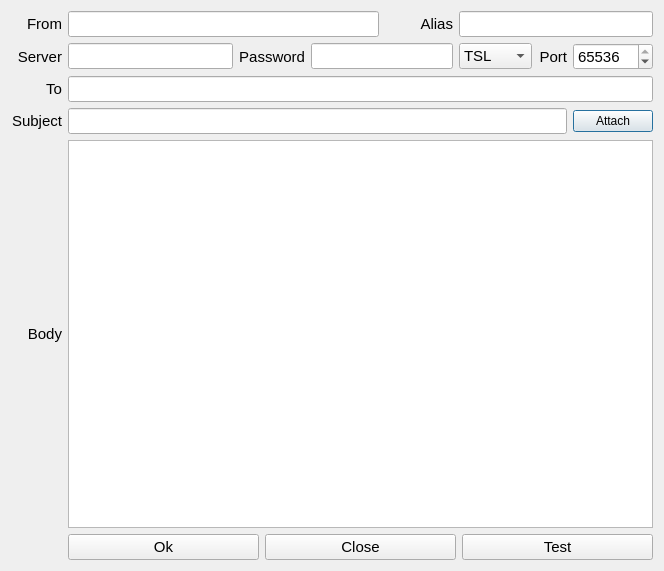
<?xml version="1.0" encoding="UTF-8"?>
<ui version="4.0">
 <class>MailDialog</class>
 <widget class="QDialog" name="MailDialog">
  <property name="geometry">
   <rect>
    <x>0</x>
    <y>0</y>
    <width>664</width>
    <height>571</height>
   </rect>
  </property>
  <property name="windowTitle">
   <string>Pycket - SendMail settings </string>
  </property>
  <property name="locale">
   <locale language="English" country="UnitedStates"/>
  </property>
  <layout class="QGridLayout" name="gridLayout">
   <item row="0" column="0" colspan="2">
    <widget class="QLabel" name="labelFrom">
     <property name="font">
      <font>
       <pointsize>11</pointsize>
      </font>
     </property>
     <property name="layoutDirection">
      <enum>Qt::LeftToRight</enum>
     </property>
     <property name="text">
      <string>From</string>
     </property>
     <property name="alignment">
      <set>Qt::AlignRight|Qt::AlignTrailing|Qt::AlignVCenter</set>
     </property>
    </widget>
   </item>
   <item row="0" column="2" colspan="3">
    <widget class="QLineEdit" name="lineEditFrom">
     <property name="font">
      <font>
       <pointsize>11</pointsize>
      </font>
     </property>
    </widget>
   </item>
   <item row="0" column="5">
    <widget class="QLabel" name="labelAlias">
     <property name="sizePolicy">
      <sizepolicy hsizetype="Minimum" vsizetype="Preferred">
       <horstretch>0</horstretch>
       <verstretch>0</verstretch>
      </sizepolicy>
     </property>
     <property name="font">
      <font>
       <pointsize>11</pointsize>
      </font>
     </property>
     <property name="layoutDirection">
      <enum>Qt::LeftToRight</enum>
     </property>
     <property name="text">
      <string>Alias</string>
     </property>
     <property name="alignment">
      <set>Qt::AlignRight|Qt::AlignTrailing|Qt::AlignVCenter</set>
     </property>
    </widget>
   </item>
   <item row="0" column="6" colspan="3">
    <widget class="QLineEdit" name="lineEditAlias">
     <property name="font">
      <font>
       <pointsize>11</pointsize>
      </font>
     </property>
    </widget>
   </item>
   <item row="1" column="0" colspan="2">
    <widget class="QLabel" name="labelServer">
     <property name="font">
      <font>
       <pointsize>11</pointsize>
      </font>
     </property>
     <property name="layoutDirection">
      <enum>Qt::LeftToRight</enum>
     </property>
     <property name="text">
      <string>Server</string>
     </property>
     <property name="alignment">
      <set>Qt::AlignRight|Qt::AlignTrailing|Qt::AlignVCenter</set>
     </property>
    </widget>
   </item>
   <item row="1" column="2">
    <widget class="QLineEdit" name="lineEditServer">
     <property name="font">
      <font>
       <pointsize>11</pointsize>
      </font>
     </property>
     <property name="text">
      <string/>
     </property>
    </widget>
   </item>
   <item row="1" column="3">
    <widget class="QLabel" name="labelServer_2">
     <property name="font">
      <font>
       <pointsize>11</pointsize>
      </font>
     </property>
     <property name="layoutDirection">
      <enum>Qt::LeftToRight</enum>
     </property>
     <property name="text">
      <string>Password</string>
     </property>
     <property name="alignment">
      <set>Qt::AlignRight|Qt::AlignTrailing|Qt::AlignVCenter</set>
     </property>
    </widget>
   </item>
   <item row="1" column="4" colspan="2">
    <widget class="QLineEdit" name="lineEditPassword">
     <property name="font">
      <font>
       <pointsize>11</pointsize>
      </font>
     </property>
     <property name="text">
      <string/>
     </property>
     <property name="echoMode">
      <enum>QLineEdit::Password</enum>
     </property>
    </widget>
   </item>
   <item row="1" column="6">
    <widget class="QComboBox" name="comboBoxEncrypt">
     <property name="font">
      <font>
       <pointsize>11</pointsize>
      </font>
     </property>
     <item>
      <property name="text">
       <string>TSL</string>
      </property>
     </item>
     <item>
      <property name="text">
       <string>SSL</string>
      </property>
     </item>
     <item>
      <property name="text">
       <string>NONE</string>
      </property>
     </item>
    </widget>
   </item>
   <item row="1" column="7">
    <widget class="QLabel" name="labelPort">
     <property name="font">
      <font>
       <pointsize>11</pointsize>
      </font>
     </property>
     <property name="layoutDirection">
      <enum>Qt::LeftToRight</enum>
     </property>
     <property name="text">
      <string>Port</string>
     </property>
     <property name="alignment">
      <set>Qt::AlignRight|Qt::AlignTrailing|Qt::AlignVCenter</set>
     </property>
    </widget>
   </item>
   <item row="1" column="8">
    <widget class="QSpinBox" name="spinBoxPort">
     <property name="font">
      <font>
       <pointsize>11</pointsize>
      </font>
     </property>
     <property name="maximum">
      <number>65536</number>
     </property>
     <property name="value">
      <number>65536</number>
     </property>
    </widget>
   </item>
   <item row="2" column="2" colspan="7">
    <widget class="QLineEdit" name="lineEditTo">
     <property name="font">
      <font>
       <pointsize>11</pointsize>
      </font>
     </property>
    </widget>
   </item>
   <item row="3" column="0" colspan="2">
    <widget class="QLabel" name="labelSubject">
     <property name="font">
      <font>
       <pointsize>11</pointsize>
      </font>
     </property>
     <property name="layoutDirection">
      <enum>Qt::LeftToRight</enum>
     </property>
     <property name="text">
      <string>Subject</string>
     </property>
     <property name="alignment">
      <set>Qt::AlignRight|Qt::AlignTrailing|Qt::AlignVCenter</set>
     </property>
    </widget>
   </item>
   <item row="3" column="2" colspan="6">
    <widget class="QLineEdit" name="lineEditSubject">
     <property name="font">
      <font>
       <pointsize>11</pointsize>
      </font>
     </property>
    </widget>
   </item>
   <item row="3" column="8">
    <widget class="QPushButton" name="pushButtonAttach">
     <property name="text">
      <string>Attach</string>
     </property>
    </widget>
   </item>
   <item row="4" column="0" colspan="2">
    <widget class="QLabel" name="labelBody">
     <property name="font">
      <font>
       <pointsize>11</pointsize>
      </font>
     </property>
     <property name="layoutDirection">
      <enum>Qt::LeftToRight</enum>
     </property>
     <property name="text">
      <string>Body</string>
     </property>
     <property name="alignment">
      <set>Qt::AlignRight|Qt::AlignTrailing|Qt::AlignVCenter</set>
     </property>
    </widget>
   </item>
   <item row="4" column="2" colspan="7">
    <widget class="QPlainTextEdit" name="plainTextEditBody"/>
   </item>
   <item row="5" column="2" colspan="7">
    <layout class="QHBoxLayout" name="horizontalLayout">
     <item>
      <widget class="QPushButton" name="pushButtonOk">
       <property name="sizePolicy">
        <sizepolicy hsizetype="Expanding" vsizetype="Fixed">
         <horstretch>0</horstretch>
         <verstretch>0</verstretch>
        </sizepolicy>
       </property>
       <property name="font">
        <font>
         <pointsize>11</pointsize>
        </font>
       </property>
       <property name="text">
        <string>Ok</string>
       </property>
      </widget>
     </item>
     <item>
      <widget class="QPushButton" name="pushButtonClose">
       <property name="sizePolicy">
        <sizepolicy hsizetype="Expanding" vsizetype="Fixed">
         <horstretch>0</horstretch>
         <verstretch>0</verstretch>
        </sizepolicy>
       </property>
       <property name="font">
        <font>
         <pointsize>11</pointsize>
        </font>
       </property>
       <property name="text">
        <string>Close</string>
       </property>
      </widget>
     </item>
     <item>
      <widget class="QPushButton" name="pushButtonTest">
       <property name="sizePolicy">
        <sizepolicy hsizetype="Expanding" vsizetype="Fixed">
         <horstretch>0</horstretch>
         <verstretch>0</verstretch>
        </sizepolicy>
       </property>
       <property name="font">
        <font>
         <pointsize>11</pointsize>
        </font>
       </property>
       <property name="text">
        <string>Test</string>
       </property>
      </widget>
     </item>
    </layout>
   </item>
   <item row="2" column="0" colspan="2">
    <widget class="QLabel" name="labelTo">
     <property name="font">
      <font>
       <pointsize>11</pointsize>
      </font>
     </property>
     <property name="layoutDirection">
      <enum>Qt::LeftToRight</enum>
     </property>
     <property name="text">
      <string>To</string>
     </property>
     <property name="alignment">
      <set>Qt::AlignRight|Qt::AlignTrailing|Qt::AlignVCenter</set>
     </property>
    </widget>
   </item>
  </layout>
 </widget>
 <resources/>
 <connections/>
</ui>
